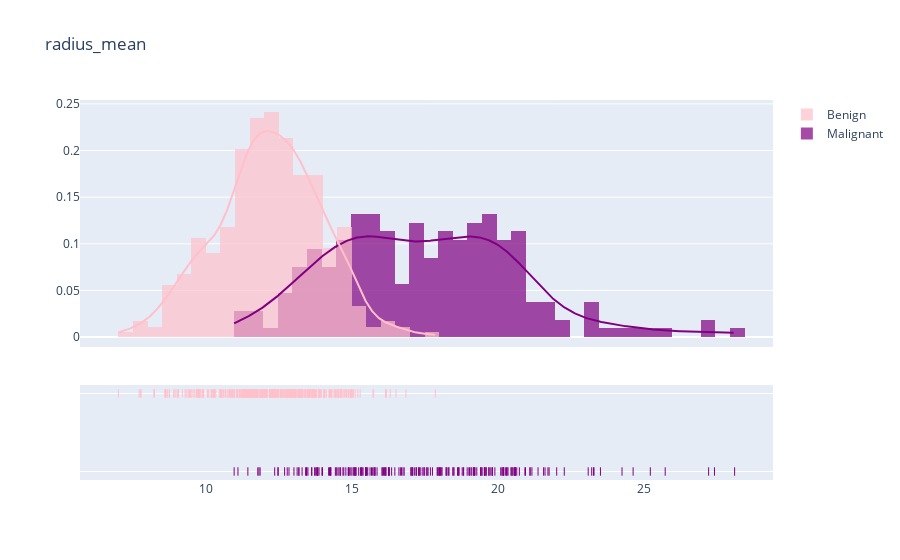
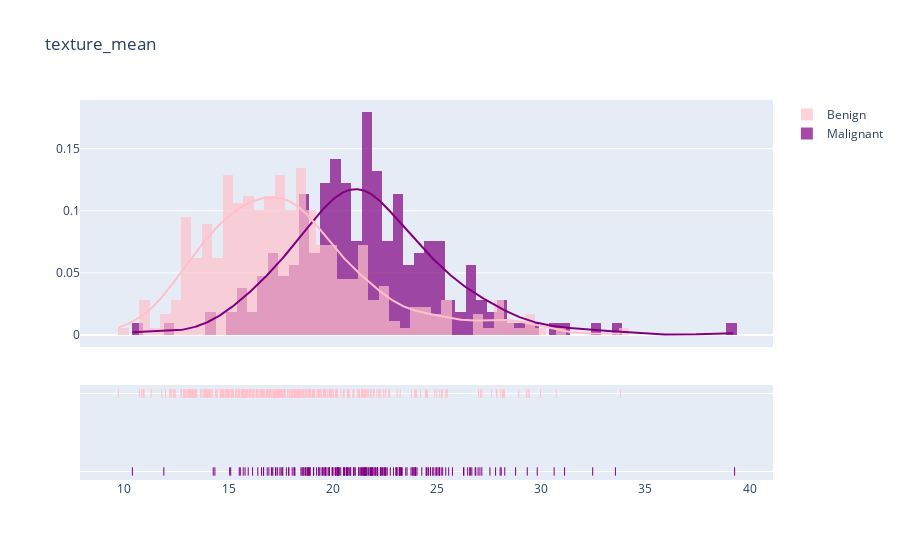
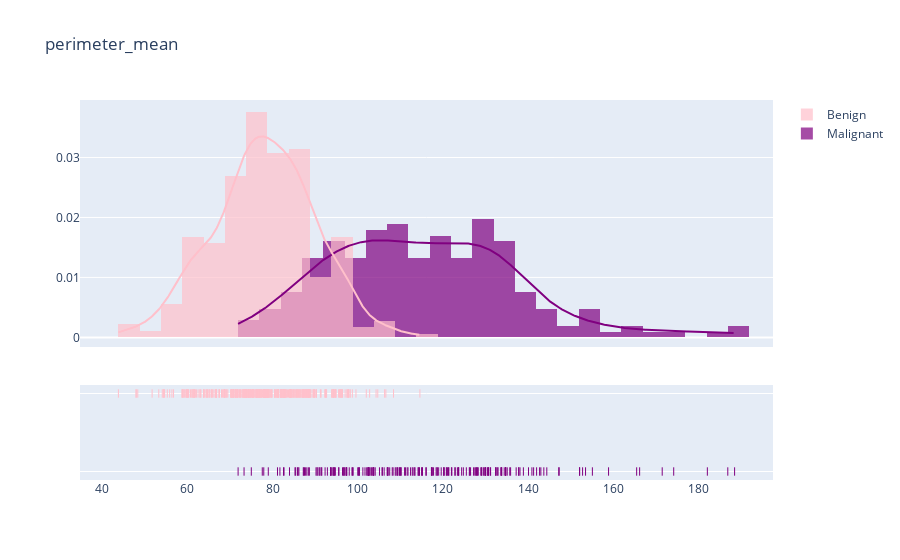
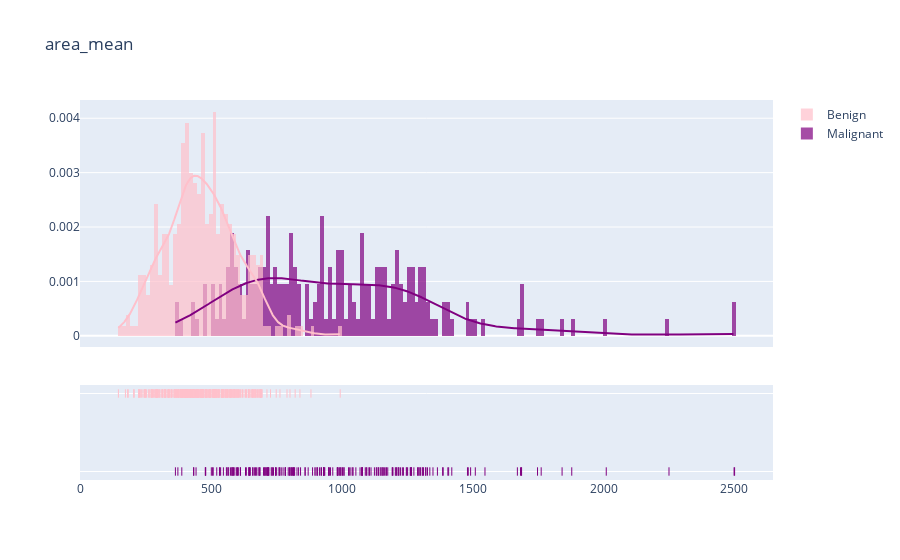

The code cell stored with these charts, in order, in its notebook:
### Code cell
plots('radius_mean', .5)
plots('texture_mean', .5)
plots('perimeter_mean',5)
plots('area_mean',15)

### Figure 1 — Plotly figure (JSON) as saved in the notebook; plotly's stock layout.template omitted (floating-point values rounded to 4 significant figures; data arrays with more than 128 entries replaced by an {"elided": "..."} marker saying what was removed)
{"data": [{"autobinx": false, "histnorm": "probability density", "legendgroup": "Malignant", "marker": {"color": "purple"}, "name": "Malignant", "opacity": 0.7, "type": "histogram", "x": {"elided": "212 float values"}, "xaxis": "x", "xbins": {"end": 28.11, "size": 0.5, "start": 10.95}, "yaxis": "y"}, {"autobinx": false, "histnorm": "probability density", "legendgroup": "Benign", "marker": {"color": "pink"}, "name": "Benign", "opacity": 0.7, "type": "histogram", "x": {"elided": "357 float values"}, "xaxis": "x", "xbins": {"end": 17.85, "size": 0.5, "start": 6.981}, "yaxis": "y"}, {"legendgroup": "Malignant", "marker": {"color": "purple"}, "mode": "lines", "name": "Malignant", "showlegend": false, "type": "scatter", "x": {"elided": "500 float values"}, "xaxis": "x", "y": {"elided": "500 float values"}, "yaxis": "y"}, {"legendgroup": "Benign", "marker": {"color": "pink"}, "mode": "lines", "name": "Benign", "showlegend": false, "type": "scatter", "x": {"elided": "500 float values"}, "xaxis": "x", "y": {"elided": "500 float values"}, "yaxis": "y"}, {"legendgroup": "Malignant", "marker": {"color": "purple", "symbol": "line-ns-open"}, "mode": "markers", "name": "Malignant", "showlegend": false, "type": "scatter", "x": {"elided": "212 float values"}, "xaxis": "x", "y": {"elided": "212 str values"}, "yaxis": "y2"}, {"legendgroup": "Benign", "marker": {"color": "pink", "symbol": "line-ns-open"}, "mode": "markers", "name": "Benign", "showlegend": false, "type": "scatter", "x": {"elided": "357 float values"}, "xaxis": "x", "y": {"elided": "357 str values"}, "yaxis": "y2"}], "layout": {"barmode": "overlay", "hovermode": "closest", "legend": {"traceorder": "reversed"}, "title": {"text": "radius_mean"}, "xaxis": {"anchor": "y2", "domain": [0, 1], "zeroline": false}, "yaxis": {"anchor": "free", "domain": [0.35, 1], "position": 0}, "yaxis2": {"anchor": "x", "domain": [0, 0.25], "dtick": 1, "showticklabels": false}}}

### Figure 2 — Plotly figure (JSON) as saved in the notebook; plotly's stock layout.template omitted (floating-point values rounded to 4 significant figures; data arrays with more than 128 entries replaced by an {"elided": "..."} marker saying what was removed)
{"data": [{"autobinx": false, "histnorm": "probability density", "legendgroup": "Malignant", "marker": {"color": "purple"}, "name": "Malignant", "opacity": 0.7, "type": "histogram", "x": {"elided": "212 float values"}, "xaxis": "x", "xbins": {"end": 39.28, "size": 0.5, "start": 10.38}, "yaxis": "y"}, {"autobinx": false, "histnorm": "probability density", "legendgroup": "Benign", "marker": {"color": "pink"}, "name": "Benign", "opacity": 0.7, "type": "histogram", "x": {"elided": "357 float values"}, "xaxis": "x", "xbins": {"end": 33.81, "size": 0.5, "start": 9.71}, "yaxis": "y"}, {"legendgroup": "Malignant", "marker": {"color": "purple"}, "mode": "lines", "name": "Malignant", "showlegend": false, "type": "scatter", "x": {"elided": "500 float values"}, "xaxis": "x", "y": {"elided": "500 float values"}, "yaxis": "y"}, {"legendgroup": "Benign", "marker": {"color": "pink"}, "mode": "lines", "name": "Benign", "showlegend": false, "type": "scatter", "x": {"elided": "500 float values"}, "xaxis": "x", "y": {"elided": "500 float values"}, "yaxis": "y"}, {"legendgroup": "Malignant", "marker": {"color": "purple", "symbol": "line-ns-open"}, "mode": "markers", "name": "Malignant", "showlegend": false, "type": "scatter", "x": {"elided": "212 float values"}, "xaxis": "x", "y": {"elided": "212 str values"}, "yaxis": "y2"}, {"legendgroup": "Benign", "marker": {"color": "pink", "symbol": "line-ns-open"}, "mode": "markers", "name": "Benign", "showlegend": false, "type": "scatter", "x": {"elided": "357 float values"}, "xaxis": "x", "y": {"elided": "357 str values"}, "yaxis": "y2"}], "layout": {"barmode": "overlay", "hovermode": "closest", "legend": {"traceorder": "reversed"}, "title": {"text": "texture_mean"}, "xaxis": {"anchor": "y2", "domain": [0, 1], "zeroline": false}, "yaxis": {"anchor": "free", "domain": [0.35, 1], "position": 0}, "yaxis2": {"anchor": "x", "domain": [0, 0.25], "dtick": 1, "showticklabels": false}}}

### Figure 3 — Plotly figure (JSON) as saved in the notebook; plotly's stock layout.template omitted (floating-point values rounded to 4 significant figures; data arrays with more than 128 entries replaced by an {"elided": "..."} marker saying what was removed)
{"data": [{"autobinx": false, "histnorm": "probability density", "legendgroup": "Malignant", "marker": {"color": "purple"}, "name": "Malignant", "opacity": 0.7, "type": "histogram", "x": {"elided": "212 float values"}, "xaxis": "x", "xbins": {"end": 188.5, "size": 5, "start": 71.9}, "yaxis": "y"}, {"autobinx": false, "histnorm": "probability density", "legendgroup": "Benign", "marker": {"color": "pink"}, "name": "Benign", "opacity": 0.7, "type": "histogram", "x": {"elided": "357 float values"}, "xaxis": "x", "xbins": {"end": 114.6, "size": 5, "start": 43.79}, "yaxis": "y"}, {"legendgroup": "Malignant", "marker": {"color": "purple"}, "mode": "lines", "name": "Malignant", "showlegend": false, "type": "scatter", "x": {"elided": "500 float values"}, "xaxis": "x", "y": {"elided": "500 float values"}, "yaxis": "y"}, {"legendgroup": "Benign", "marker": {"color": "pink"}, "mode": "lines", "name": "Benign", "showlegend": false, "type": "scatter", "x": {"elided": "500 float values"}, "xaxis": "x", "y": {"elided": "500 float values"}, "yaxis": "y"}, {"legendgroup": "Malignant", "marker": {"color": "purple", "symbol": "line-ns-open"}, "mode": "markers", "name": "Malignant", "showlegend": false, "type": "scatter", "x": {"elided": "212 float values"}, "xaxis": "x", "y": {"elided": "212 str values"}, "yaxis": "y2"}, {"legendgroup": "Benign", "marker": {"color": "pink", "symbol": "line-ns-open"}, "mode": "markers", "name": "Benign", "showlegend": false, "type": "scatter", "x": {"elided": "357 float values"}, "xaxis": "x", "y": {"elided": "357 str values"}, "yaxis": "y2"}], "layout": {"barmode": "overlay", "hovermode": "closest", "legend": {"traceorder": "reversed"}, "title": {"text": "perimeter_mean"}, "xaxis": {"anchor": "y2", "domain": [0, 1], "zeroline": false}, "yaxis": {"anchor": "free", "domain": [0.35, 1], "position": 0}, "yaxis2": {"anchor": "x", "domain": [0, 0.25], "dtick": 1, "showticklabels": false}}}

### Figure 4 — Plotly figure (JSON) as saved in the notebook; plotly's stock layout.template omitted (floating-point values rounded to 4 significant figures; data arrays with more than 128 entries replaced by an {"elided": "..."} marker saying what was removed)
{"data": [{"autobinx": false, "histnorm": "probability density", "legendgroup": "Malignant", "marker": {"color": "purple"}, "name": "Malignant", "opacity": 0.7, "type": "histogram", "x": {"elided": "212 float values"}, "xaxis": "x", "xbins": {"end": 2501, "size": 15, "start": 361.6}, "yaxis": "y"}, {"autobinx": false, "histnorm": "probability density", "legendgroup": "Benign", "marker": {"color": "pink"}, "name": "Benign", "opacity": 0.7, "type": "histogram", "x": {"elided": "357 float values"}, "xaxis": "x", "xbins": {"end": 992.1, "size": 15, "start": 143.5}, "yaxis": "y"}, {"legendgroup": "Malignant", "marker": {"color": "purple"}, "mode": "lines", "name": "Malignant", "showlegend": false, "type": "scatter", "x": {"elided": "500 float values"}, "xaxis": "x", "y": {"elided": "500 float values"}, "yaxis": "y"}, {"legendgroup": "Benign", "marker": {"color": "pink"}, "mode": "lines", "name": "Benign", "showlegend": false, "type": "scatter", "x": {"elided": "500 float values"}, "xaxis": "x", "y": {"elided": "500 float values"}, "yaxis": "y"}, {"legendgroup": "Malignant", "marker": {"color": "purple", "symbol": "line-ns-open"}, "mode": "markers", "name": "Malignant", "showlegend": false, "type": "scatter", "x": {"elided": "212 float values"}, "xaxis": "x", "y": {"elided": "212 str values"}, "yaxis": "y2"}, {"legendgroup": "Benign", "marker": {"color": "pink", "symbol": "line-ns-open"}, "mode": "markers", "name": "Benign", "showlegend": false, "type": "scatter", "x": {"elided": "357 float values"}, "xaxis": "x", "y": {"elided": "357 str values"}, "yaxis": "y2"}], "layout": {"barmode": "overlay", "hovermode": "closest", "legend": {"traceorder": "reversed"}, "title": {"text": "area_mean"}, "xaxis": {"anchor": "y2", "domain": [0, 1], "zeroline": false}, "yaxis": {"anchor": "free", "domain": [0.35, 1], "position": 0}, "yaxis2": {"anchor": "x", "domain": [0, 0.25], "dtick": 1, "showticklabels": false}}}
